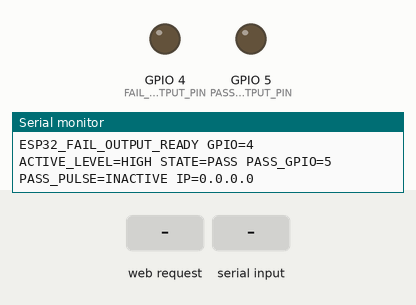
Simulated run of this sketch. Board: ESP32. Parts: output pins drawn as LEDs (lit = HIGH), the last lines printed to the serial monitor. Inputs (shaded band) come from the test bench. WiFi joins after 1.5 s; servers stay silent unless stated.

Above: at 1.4 s.
1.5 s: HTTP request GET /fail received
At 2.4 s:
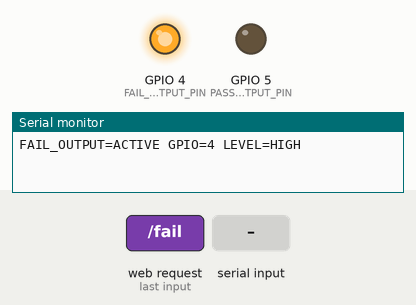
3.0 s: "PASS_PULSE\n" received over Serial
At 3.25 s:
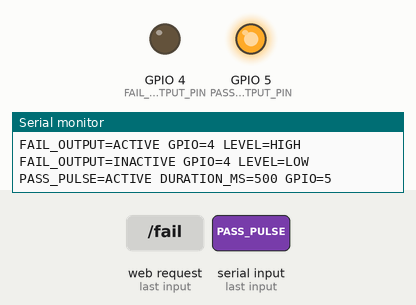
5.0 s: HTTP request GET /high received
At 6.2 s:
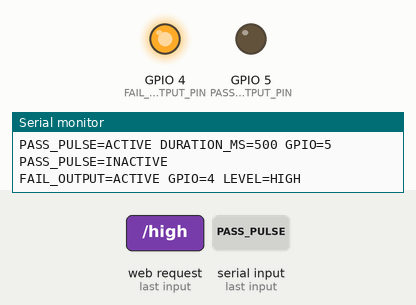
6.5 s: HTTP request GET /pass received
At 7.4 s:
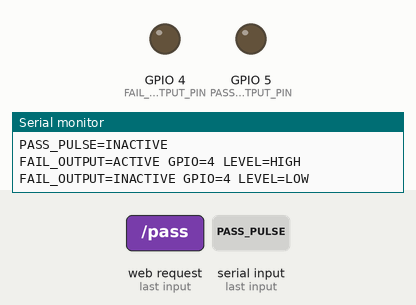
Timing chart, 0 to 9.5 s (numbered marks = the images above; inputs shaded):
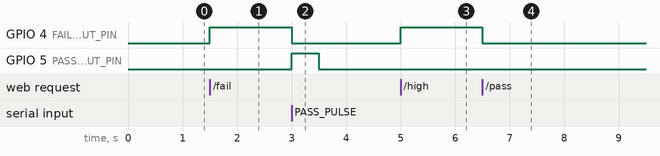

Measured:
- after the input at 1.5 s, GPIO 4 (FAIL_OUTPUT_PIN): LOW → HIGH at once
- after the input at 3.0 s, GPIO 4 (FAIL_OUTPUT_PIN): HIGH → LOW at once; GPIO 5 (PASS_OUTPUT_PIN): LOW → HIGH at once, → LOW 0.50 s later
- after the input at 5.0 s, GPIO 4 (FAIL_OUTPUT_PIN): LOW → HIGH at once
- after the input at 6.5 s, GPIO 4 (FAIL_OUTPUT_PIN): HIGH → LOW at once

The sketch:

esp32_fail_output.ino
```cpp
/*
  ESP32 fail-output bridge for NeuroIris blower inspection.

  Default operation is WiFi hotspot/AP mode:
    SSID:     NeuroIris-ESP32
    Password: neuroiris123
    URL:      http://192.168.4.1

  Connect the production PC to that hotspot (or configure station mode below),
  then the Python app can call /fail and /pass over HTTP. USB serial commands
  still work for bench testing from Arduino IDE Serial Monitor.

  If your relay board is active-low, change FAIL_ACTIVE_LEVEL to LOW. If your
  ESP32 board labels D4 differently, change FAIL_OUTPUT_PIN to the actual GPIO
  number wired to the relay input.
*/

#include <WiFi.h>
#include <WebServer.h>

#ifndef FAIL_OUTPUT_PIN
#define FAIL_OUTPUT_PIN 4
#endif

#ifndef FAIL_ACTIVE_LEVEL
#define FAIL_ACTIVE_LEVEL HIGH
#endif

#ifndef PASS_OUTPUT_PIN
// Use the board's D5 mapping when it provides one. This matters on ESP32
// variants where the pin printed "D5" is not raw GPIO 5.
#ifdef D5
#define PASS_OUTPUT_PIN D5
#else
#define PASS_OUTPUT_PIN 5
#endif
#endif

#ifndef PASS_ACTIVE_LEVEL
#define PASS_ACTIVE_LEVEL HIGH
#endif

#define PASS_PULSE_DURATION_MS 500UL

#ifndef WIFI_AP_MODE
#define WIFI_AP_MODE 1
#endif

#ifndef WIFI_AP_SSID
#define WIFI_AP_SSID "NeuroIris-ESP32"
#endif

#ifndef WIFI_AP_PASSWORD
#define WIFI_AP_PASSWORD "neuroiris123"
#endif

#ifndef WIFI_STA_SSID
#define WIFI_STA_SSID ""
#endif

#ifndef WIFI_STA_PASSWORD
#define WIFI_STA_PASSWORD ""
#endif

const int FAIL_INACTIVE_LEVEL = (FAIL_ACTIVE_LEVEL == HIGH) ? LOW : HIGH;
const int PASS_INACTIVE_LEVEL = (PASS_ACTIVE_LEVEL == HIGH) ? LOW : HIGH;
WebServer server(80);
String commandBuffer;
bool failActive = false;
bool passPulseActive = false;
unsigned long passPulseStartedAt = 0;

String setFailOutput(bool failed);

String statusText() {
  String status = "ESP32_FAIL_OUTPUT_READY";
  status += " GPIO=" + String(FAIL_OUTPUT_PIN);
  status += " ACTIVE_LEVEL=" + String(FAIL_ACTIVE_LEVEL == HIGH ? "HIGH" : "LOW");
  status += " STATE=" + String(failActive ? "FAIL" : "PASS");
  status += " PASS_GPIO=" + String(PASS_OUTPUT_PIN);
  status += " PASS_PULSE=" + String(passPulseActive ? "ACTIVE" : "INACTIVE");
  status += " IP=" + WiFi.localIP().toString();
  return status;
}

String startPassPulse() {
  // A final PASS also releases a reject left active by the preceding part.
  setFailOutput(false);
  passPulseActive = true;
  passPulseStartedAt = millis();
  digitalWrite(PASS_OUTPUT_PIN, PASS_ACTIVE_LEVEL);
  String response = "PASS_PULSE=ACTIVE DURATION_MS=" + String(PASS_PULSE_DURATION_MS);
  response += " GPIO=" + String(PASS_OUTPUT_PIN);
  Serial.println(response);
  return response;
}

void updatePassPulse() {
  if (passPulseActive && millis() - passPulseStartedAt >= PASS_PULSE_DURATION_MS) {
    digitalWrite(PASS_OUTPUT_PIN, PASS_INACTIVE_LEVEL);
    passPulseActive = false;
    Serial.println("PASS_PULSE=INACTIVE");
  }
}

String setFailOutput(bool failed) {
  failActive = failed;
  digitalWrite(FAIL_OUTPUT_PIN, failed ? FAIL_ACTIVE_LEVEL : FAIL_INACTIVE_LEVEL);
  String response = "FAIL_OUTPUT=";
  response += failed ? "ACTIVE" : "INACTIVE";
  response += " GPIO=" + String(FAIL_OUTPUT_PIN);
  response += " LEVEL=" + String(digitalRead(FAIL_OUTPUT_PIN) == HIGH ? "HIGH" : "LOW");
  Serial.println(response);
  return response;
}

void sendText(int code, const String &body) {
  server.sendHeader("Access-Control-Allow-Origin", "*");
  server.send(code, "text/plain", body);
}

void handleHttpRoutes() {
  server.on("/", HTTP_GET, []() { sendText(200, statusText()); });
  server.on("/ping", HTTP_GET, []() { sendText(200, "PONG"); });
  server.on("/status", HTTP_GET, []() { sendText(200, statusText()); });
  server.on("/fail", HTTP_GET, []() { sendText(200, setFailOutput(true)); });
  server.on("/pass", HTTP_GET, []() { sendText(200, setFailOutput(false)); });
  server.on("/pass-pulse", HTTP_GET, []() { sendText(200, startPassPulse()); });
  server.on("/high", HTTP_GET, []() { sendText(200, setFailOutput(true)); });
  server.on("/low", HTTP_GET, []() { sendText(200, setFailOutput(false)); });
  server.onNotFound([]() { sendText(404, "UNKNOWN_ENDPOINT"); });
  server.begin();
}

void startWiFi() {
#if WIFI_AP_MODE
  WiFi.mode(WIFI_AP);
  WiFi.softAP(WIFI_AP_SSID, WIFI_AP_PASSWORD);
  Serial.print("WIFI_AP_READY SSID=");
  Serial.print(WIFI_AP_SSID);
  Serial.print(" IP=");
  Serial.println(WiFi.softAPIP());
#else
  WiFi.mode(WIFI_STA);
  WiFi.begin(WIFI_STA_SSID, WIFI_STA_PASSWORD);
  Serial.print("WIFI_STA_CONNECTING SSID=");
  Serial.println(WIFI_STA_SSID);
  while (WiFi.status() != WL_CONNECTED) {
    delay(500);
    Serial.print(".");
  }
  Serial.println();
  Serial.print("WIFI_STA_READY IP=");
  Serial.println(WiFi.localIP());
#endif
}

void printStatus() {
  Serial.println(statusText());
}

void handleCommand(String command) {
  command.trim();
  command.toUpperCase();

  if (command == "FAIL" || command == "HIGH") {
    setFailOutput(true);
  } else if (command == "PASS" || command == "LOW" || command == "STANDBY" || command == "RESET") {
    setFailOutput(false);
  } else if (command == "PASS_PULSE") {
    startPassPulse();
  } else if (command == "PING") {
    Serial.println("PONG");
  } else if (command == "STATUS") {
    printStatus();
  } else if (command.length() > 0) {
    Serial.print("UNKNOWN=");
    Serial.println(command);
  }
}

void setup() {
  pinMode(FAIL_OUTPUT_PIN, OUTPUT);
  pinMode(PASS_OUTPUT_PIN, OUTPUT);
  digitalWrite(FAIL_OUTPUT_PIN, FAIL_INACTIVE_LEVEL);
  digitalWrite(PASS_OUTPUT_PIN, PASS_INACTIVE_LEVEL);
  Serial.begin(115200);
  delay(250);
  startWiFi();
  handleHttpRoutes();
  printStatus();
}

void loop() {
  server.handleClient();
  updatePassPulse();
  while (Serial.available() > 0) {
    char c = static_cast<char>(Serial.read());
    if (c == '\n' || c == '\r') {
      handleCommand(commandBuffer);
      commandBuffer = "";
    } else {
      commandBuffer += c;
    }
  }
}
```
